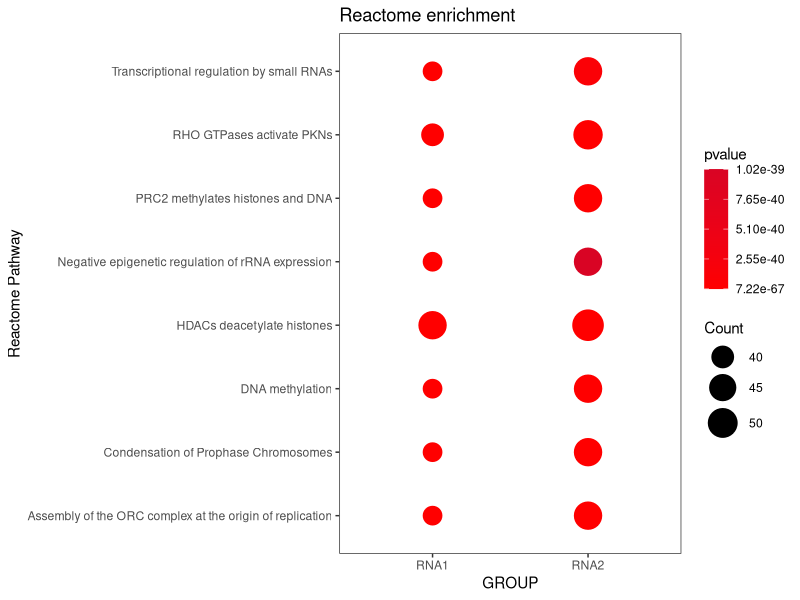
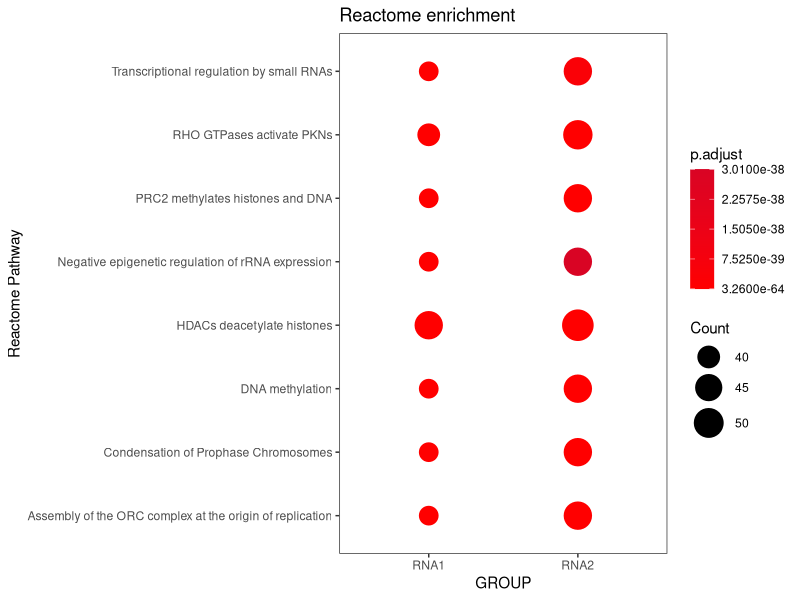
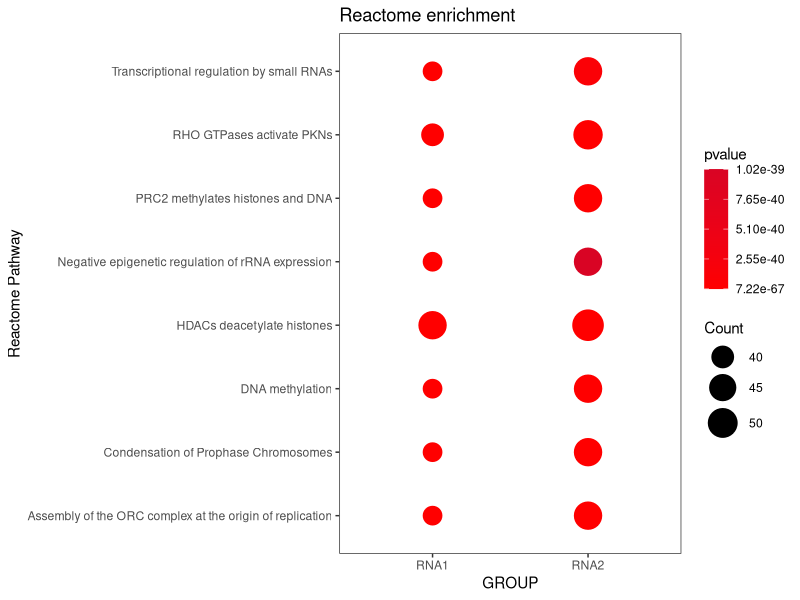
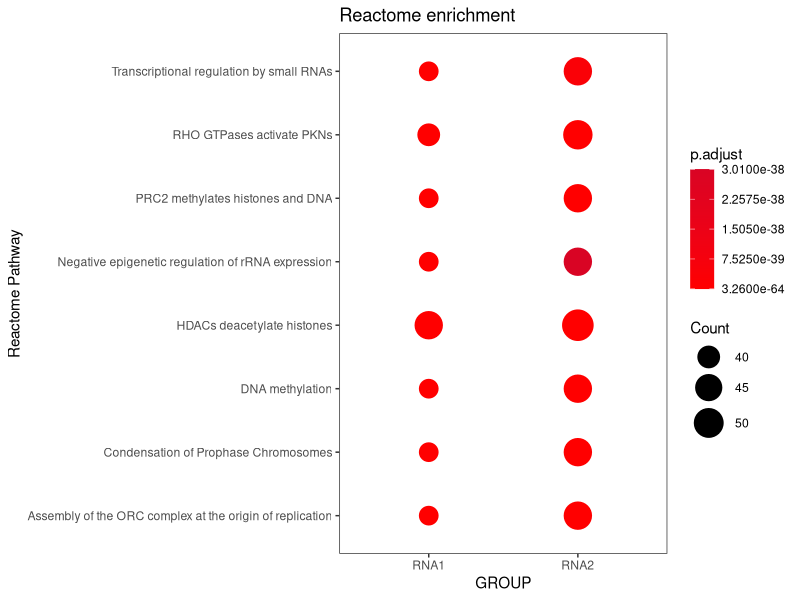

The R source for these figures, in order:
library(tidyverse)
library(ggplot2)

GO = read.table("RNA1_RNA2_UP_Reactome_combine.txt",header=TRUE,sep="\t",quote = "")  #读取第1部分enrichGO分析输出的文件eG。

View(GO)


#计算Enrichment Factor
GO <- separate(data=GO, col=GeneRatio,into = c("GR1", "GR2"), sep = "/") 
GO <- separate(data=GO, col=BgRatio, into = c("BR1", "BR2"), sep = "/") 
GO <- mutate(GO, enrichment_factor = (as.numeric(GR1)/as.numeric(GR2))/(as.numeric(BR1)/as.numeric(BR2))) 



# pvalue
p <- ggplot(GO,aes(Group,Description)) +  
  geom_point(aes(size=Count,color=pvalue)) +  
  
  # 比例大小--缩放
  scale_size("Count",range=c(6,10))+
  #scale_color_gradient(low="red",high = "green") +  
  # scale_color_gradient(low = '#d90424', high = '#374a89')+
  scale_color_gradient(low = 'red',high="#d90424")+
  labs(color="pvalue",size="Count", shape="Group",x="GROUP",y="Reactome Pathway",title="Reactome enrichment") +  
  theme_bw()+
  theme(panel.grid=element_blank())
p
?ggsave
ggsave("RNA1_RNA2_UP_Reactome_combine_pvalue.pdf", width = 6, height = 5)

# p.adjust
p <- ggplot(GO,aes(Group,Description)) +  
  geom_point(aes(size=Count,color=p.adjust)) +  
  
  # 比例大小--缩放
  scale_size("Count",range=c(6,10))+
  #scale_color_gradient(low="red",high = "green") +  
  #scale_color_gradient(low = '#d90424', high = '#374a89')+
  scale_color_gradient(low = 'red',high="#d90424")+
  labs(color="p.adjust",size="Count", shape="Group",x="GROUP",y="Reactome Pathway",title="Reactome enrichment") +  
  theme_bw()+
  theme(panel.grid=element_blank())
p


ggsave("RNA1_RNA2_UP_Reactome_combine_padjust.pdf", width = 6, height = 5)






#===============================================================================
